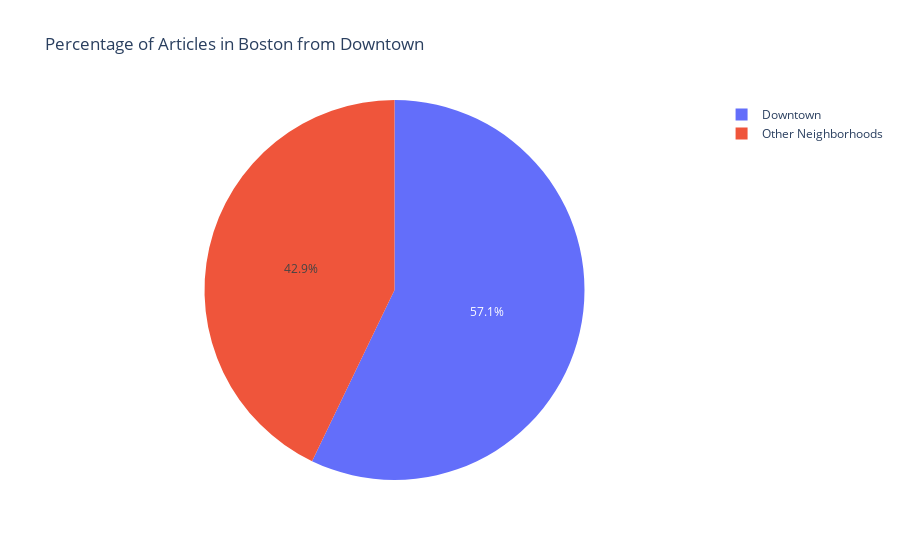
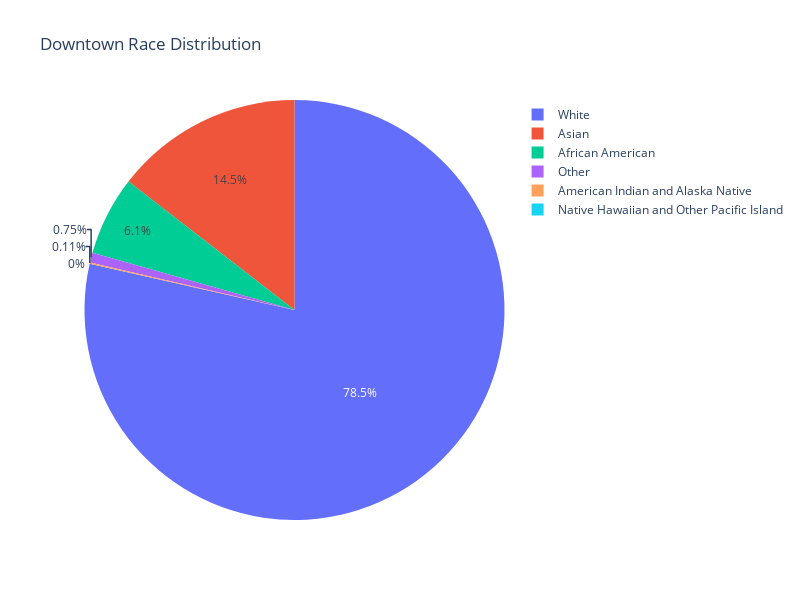

Here is the notebook cell these charts were saved with, in order:
### Markdown cell above
### Visualize Comparisons

### Code cell
import matplotlib.pyplot as plt
import seaborn as sns

# Visualize topic distribution for the neighborhood
plt.figure(figsize=(10, 6))
sns.barplot(x=neighborhood_stats["Topic Distribution"].values, y=neighborhood_stats["Topic Distribution"].index, palette="viridis")
plt.xlabel("Number of Articles")
plt.ylabel("Topics")
plt.title(f"Topic Distribution in {neighborhood}")
plt.show()

import plotly.graph_objects as go

percentage = comparison["Neighborhood Article %"]

# Data for the pie chart
labels = ['Other Neighborhoods', neighborhood]
values = [neighborhood_stats["Article Count"], boston_stats["Article Count"] - neighborhood_stats["Article Count"]]

# Pie chart
fig = go.Figure(data=[go.Pie(labels=labels, values=values)])
fig.update_layout(
    title_text=f'Percentage of Articles in Boston from {neighborhood}',
)
fig.show()

# Get the top 10 topics for the neighborhood
top_neighborhood_topics = comparison["Neighborhood Topic %"].sort_values(ascending=False).head(10)

# Filter Boston's topics to match the top 10 neighborhood topics
boston_topics_filtered = comparison["Boston Topic %"].reindex(top_neighborhood_topics.index)

# Visualize comparison of topic distribution
comparison_df = pd.DataFrame({
    neighborhood: top_neighborhood_topics,
    "Boston": boston_topics_filtered
})

comparison_df.plot(kind='bar', figsize=(10, 6))
plt.xlabel("Topics")
plt.ylabel("Percentage")
plt.title(f"Topic Distribution Comparison: {neighborhood} vs Boston")
plt.show()

# Ensure race distributions are in the same format
neighborhood_race_dist = comparison["Neighborhood Race %"].set_index("Race")
boston_race_dist = comparison["Boston Race %"].set_index("Race")

# Combine neighborhood and Boston race distributions into a DataFrame
race_comparison_df = pd.concat([neighborhood_race_dist, boston_race_dist], axis=1)
race_comparison_df.columns = [neighborhood, "Boston"]

# Plot the race distribution comparison
plt.figure(figsize=(12, 6))
race_comparison_df.plot(kind='bar', figsize=(12, 6))
plt.xlabel("Racial Group")
plt.ylabel("Percentage")
plt.title(f"Race Distribution Comparison: {neighborhood} vs Boston")
plt.xticks(rotation=45, ha='right', fontsize=10)
plt.show()

import plotly.express as px
# Pie chart for Race distribution for the top neighborhood
fig = px.pie(neighborhood_stats["Race Distribution"], names=neighborhood_stats["Race Distribution"]["Race"], values="Population", title=f'{neighborhood} Race Distribution')
fig.update_layout(width=800, height=600)
fig.show()

# Show census tracts and graph of top 5 census tracts
# Show graph of race distribution

### Figure 1 — Plotly figure (JSON) as saved in the notebook; plotly's stock layout.template omitted (floating-point values rounded to 4 significant figures)
{"data": [{"labels": ["Other Neighborhoods", "Downtown"], "type": "pie", "values": [42, 56]}], "layout": {"title": {"text": "Percentage of Articles in Boston from Downtown"}}}

### Figure 2 — Plotly figure (JSON) as saved in the notebook; plotly's stock layout.template omitted (floating-point values rounded to 4 significant figures)
{"data": [{"domain": {"x": [0, 1], "y": [0, 1]}, "hovertemplate": "Race=%{label}<br>Population=%{value}<extra></extra>", "labels": ["White", "African American", "American Indian and Alaska Native", "Asian", "Native Hawaiian and Other Pacific Island", "Other"], "legendgroup": "", "name": "", "showlegend": true, "type": "pie", "values": [78.52, 6.1, 0.11, 14.51, 0, 0.75]}], "layout": {"height": 600, "legend": {"tracegroupgap": 0}, "title": {"text": "Downtown Race Distribution"}, "width": 800}}
